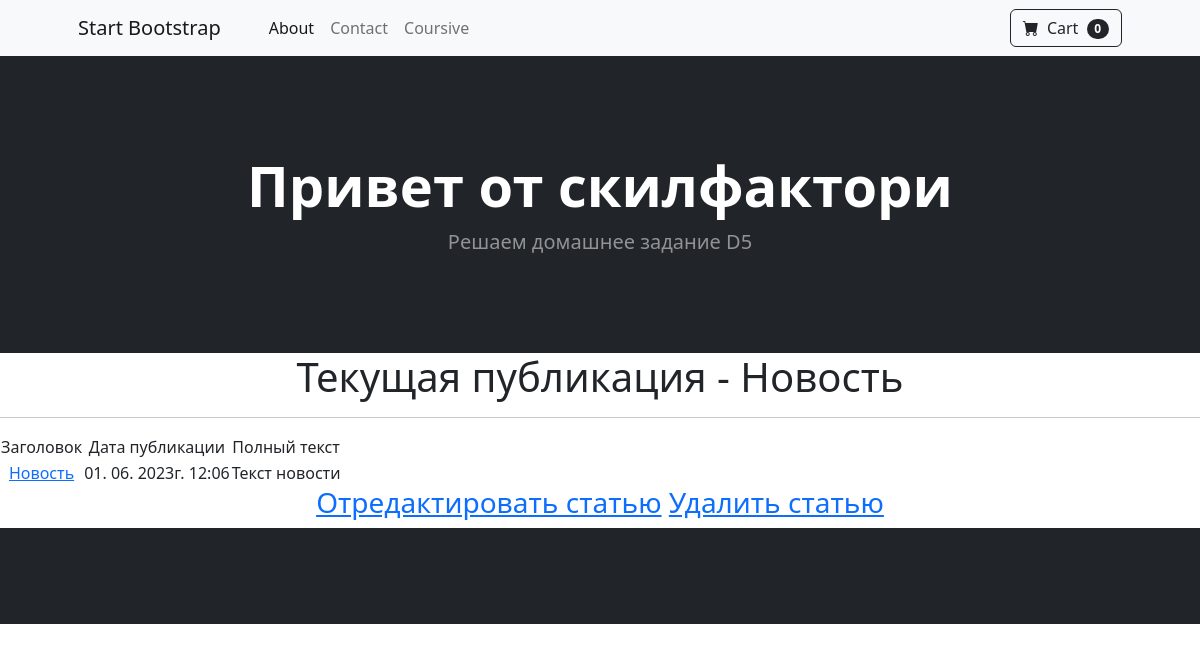
The app's page /news/3, older data.
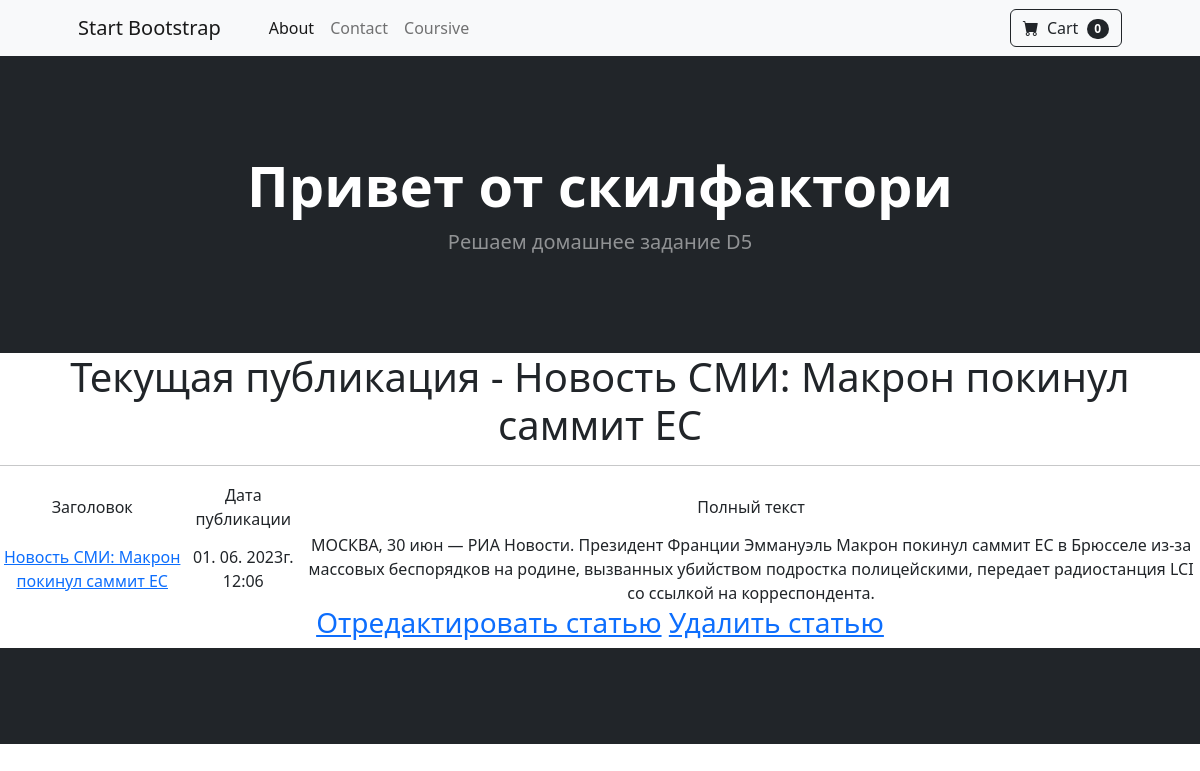
The same page, newer data.
### newsapp/models.py (models this page shows, shortened)
class Post(models.Model):
    article = 'AR'
    news = 'NW'
    CHOICE = [
        (article, 'Статья'),
        (news, 'Новость')
    ]
    category = models.CharField(max_length=2,
                                choices=CHOICE,
                                default=article)
    adding_time = models.DateTimeField(auto_now_add=True)
    post_title = models.CharField(max_length=255)
    post_text = models.TextField()
    post_rating = models.IntegerField(default=0)
    post_author = models.ForeignKey(Author, on_delete=models.CASCADE, related_name='posts')
    post_category = models.ManyToManyField(Category, through='PostCategory')

### newsapp/views.py (the view)
# urls.py: path('<int:pk>', PostDetail.as_view()),
class PostDetail(DetailView):
    model = Post
    template_name = 'post.html'
    context_object_name = 'post'  # название объекта ghgfh

### newsapp/templatetags/custom_filters.py (called while the page is built)
@register.filter(name='Censor')
def Censor(value):
    negative_words = ['ругательства', 'политика', 'толерантность']
    censored_value = value
    for word in negative_words:
        censored_value = censored_value.replace(word, '*****')
    return censored_value

### templates/post.html (shortened to what this page needs)
{% extends 'flatpages/default.html' %}
{% load custom_filters %}
{% block content %}
    <h1>Текущая публикация - {{post.post_title|Censor}} </h1>
    <hr>
    {% if post %}
        <table>
            <tr>
                <td>
                    Заголовок
                </td>
                <td>
                    Дата публикации
                </td>
                <td>
                    Полный текст
                </td>
            </tr>
            <tr>
                <td>
                    <a href="{{post.id}}"> {{ post.post_title|Censor }}</a>
                </td>
                <td>
                    {{ post.adding_time|date:'d. m. Yг. H:m' }}
                </td>
                <td>
                    {{ post.post_text|Censor}}
                </td>
            </tr>
        </table>
        <h3>
            <a href="{{post.id}}/edit">Отредактировать статью</a>
            <a href="{{post.id}}/delete">Удалить статью</a>
        </h3>
    {% else %}
        <h2>Новости будут добавлены позднее!</h2>
    {% endif %}
{% endblock content %}

Row changes from the older to the newer data that the page shows:
changed Post: post_title|Censor "Новость" → "Новость СМИ: Макрон покинул саммит ЕС"; post_text|Censor "Текст новости" → "МОСКВА, 30 июн — РИА Новости. Президент Франции Эммануэль Макрон покинул саммит ЕС в Брюсселе из-за массовых беспорядков на родине, вызванных убийством подростка полицейскими, передает радиостанция LCI со ссылкой на корреспондента."
